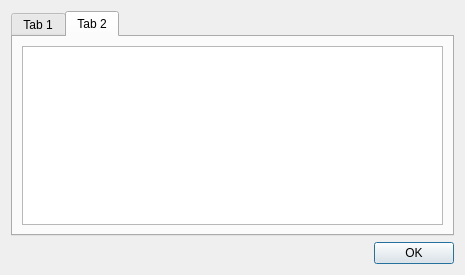
<?xml version="1.0" encoding="UTF-8"?>
<ui version="4.0">
 <class>Dialog</class>
 <widget class="QDialog" name="Dialog">
  <property name="geometry">
   <rect>
    <x>0</x>
    <y>0</y>
    <width>465</width>
    <height>275</height>
   </rect>
  </property>
  <property name="windowTitle">
   <string>Dialog</string>
  </property>
  <layout class="QVBoxLayout" name="verticalLayout">
   <item>
    <widget class="QTabWidget" name="tabWidget">
     <property name="currentIndex">
      <number>1</number>
     </property>
     <widget class="QWidget" name="tab">
      <attribute name="title">
       <string>Tab 1</string>
      </attribute>
      <layout class="QVBoxLayout" name="verticalLayout_3">
       <item>
        <layout class="QGridLayout" name="gridLayout">
         <item row="0" column="0">
          <widget class="QLabel" name="label">
           <property name="text">
            <string>Name</string>
           </property>
          </widget>
         </item>
         <item row="0" column="1" rowspan="2">
          <widget class="QLineEdit" name="txtName"/>
         </item>
         <item row="1" column="0" rowspan="2">
          <widget class="QLabel" name="label_2">
           <property name="text">
            <string>Title</string>
           </property>
          </widget>
         </item>
         <item row="2" column="1">
          <widget class="QLineEdit" name="txtTitle"/>
         </item>
        </layout>
       </item>
       <item>
        <widget class="QCheckBox" name="checkBox">
         <property name="text">
          <string>Desktop</string>
         </property>
        </widget>
       </item>
       <item>
        <widget class="QCheckBox" name="checkBox_2">
         <property name="text">
          <string>Mobile</string>
         </property>
        </widget>
       </item>
       <item>
        <widget class="QCheckBox" name="checkBox_3">
         <property name="text">
          <string>Web</string>
         </property>
        </widget>
       </item>
       <item>
        <spacer name="verticalSpacer">
         <property name="orientation">
          <enum>Qt::Vertical</enum>
         </property>
         <property name="sizeHint" stdset="0">
          <size>
           <width>20</width>
           <height>40</height>
          </size>
         </property>
        </spacer>
       </item>
      </layout>
     </widget>
     <widget class="QWidget" name="tab_2">
      <attribute name="title">
       <string>Tab 2</string>
      </attribute>
      <layout class="QVBoxLayout" name="verticalLayout_2">
       <item>
        <widget class="QPlainTextEdit" name="plainTextEdit"/>
       </item>
      </layout>
     </widget>
    </widget>
   </item>
   <item>
    <widget class="QDialogButtonBox" name="buttonBox">
     <property name="standardButtons">
      <set>QDialogButtonBox::Ok</set>
     </property>
    </widget>
   </item>
  </layout>
 </widget>
 <resources/>
 <connections/>
</ui>
